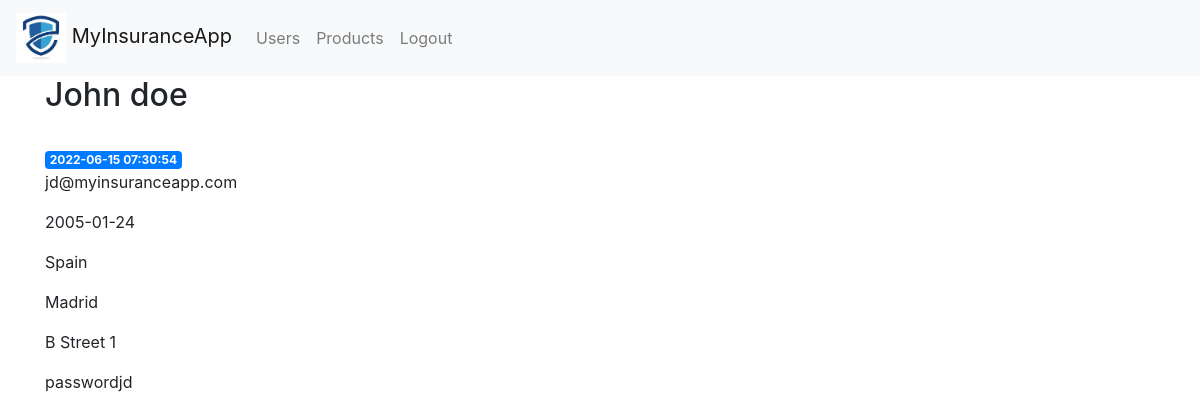
The page /users/1 (signed in) on the database its author committed.
### tables this page shows
CREATE TABLE users (
    id INTEGER PRIMARY KEY AUTOINCREMENT,
    created TIMESTAMP DEFAULT CURRENT_TIMESTAMP,
    fullname TEXT NOT NULL,
    email TEXT NOT NULL,
    birthdate TIMESTAMP ,
    country TEXT ,
    city TEXT ,
    address TEXT, 
    password TEXT
);

### project/controllers/web/user_controller.py (the view)
@app.route('/users/<int:user_id>')
def user(user_id):
    if not session.get("id"):
        return redirect(url_for('login'))
    theuser = get_user(user_id)
    return render_template('user/user.html', user=theuser)

### project/persistence/__init__.py (called while the page is built)
def dict_factory(cursor, row):
    d = {}
    for idx, col in enumerate(cursor.description):
        d[col[0]] = row[idx]
    return d

def get_db_connection():
    conn = sqlite3.connect('./database/database.db')
    conn.row_factory = dict_factory
    return conn

### project/persistence/users_dao.py (called while the page is built)
def get_user(user_id):
    conn = get_db_connection()
    user = conn.execute('SELECT * FROM users WHERE id = ?',
                        (user_id,)).fetchone()
    conn.close()
    return user

### project/templates/user/user.html
{% extends 'base.html' %}
{% block content %}
<h2>{% block fullname %} {{ user['fullname'] }} {% endblock %}</h2>
<br>
<span class="badge badge-primary">{{ user['created'] }}</span>
<p>{{ user['email'] }}</p>
<p>{{ user['birthdate'] }}</p>
<p>{{ user['country'] }}</p>
<p>{{ user['city'] }}</p>
<p>{{ user['address'] }}</p>
<p>{{ user['password'] }}</p>
{% endblock %}

### project/templates/base.html (shortened to what this page needs)
<!doctype html>
<html lang="en">
<head>
    <link rel="stylesheet" href="https://stackpath.bootstrapcdn.com/bootstrap/4.3.1/css/bootstrap.min.css"
>
    <link rel="stylesheet" href="/static/css/style.css">
</head>
<body>
    <nav class="navbar navbar-expand-md navbar-light bg-light">
        <a class="navbar-brand" href="{{ url_for('index')}}">
            <img class="logo" src="/static/imgs/logo.jpg" alt="">
            MyInsuranceApp
        </a>
        <div class="collapse navbar-collapse" id="navbarNav">
            <ul class="navbar-nav">
                {% if is_login!=True %}
                <li class="nav-item">
                    <a class="nav-link" href="{{url_for('users')}}">Users</a>
                </li>
                <li class="nav-item">
                    <a class="nav-link" href="{{url_for('products')}}">Products</a>
                </li>
                <li class="nav-item">
                    <a class="nav-link" href="{{url_for('logout')}}">Logout</a>
                </li>
                {% endif %}
            </ul>
        </div>
    </nav>
    <div class="container">
         {% block content %} {% endblock %}
    </div>
</body>
</html>

### project/static/css/style.css (style rules this page uses)
.logo { width: 50px; }

### rows shown on the page
users: fullname "John doe", created "2022-06-15 07:30:54", email "jd@myinsuranceapp.com", birthdate "2005-01-24", country "Spain", city "Madrid", address "B Street 1", password "passwordjd"
